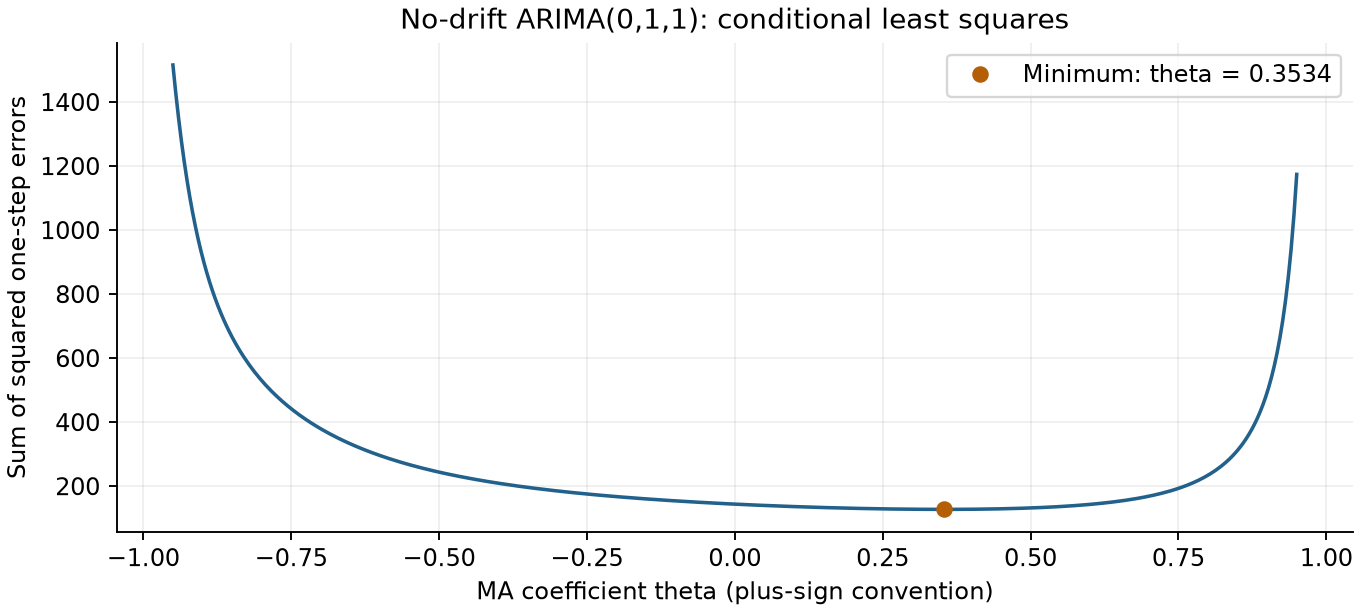

Here is the Python script that generated this plot:
import csv
import json
import numpy as np
from scipy.optimize import minimize_scalar
import matplotlib
matplotlib.use('Agg')
import matplotlib.pyplot as plt

with open('paper_towels.csv',newline='') as f:
    rows=list(csv.reader(f))
y=np.array([float(r[1]) for r in rows[1:]])
w=np.diff(y)
# Conditional least squares: condition on y_1 and set e_1 = 0.
# Plus-sign convention: w_t = e_t + theta * e_{t-1}.
def innovations(theta):
    previous=0.0
    errors=[]
    forecasts=[]
    for value in w:
        forecast=theta*previous
        error=value-forecast
        forecasts.append(forecast)
        errors.append(error)
        previous=error
    return np.array(errors),np.array(forecasts)
def objective(theta):
    errors,_=innovations(theta)
    return float(errors@errors)
fit=minimize_scalar(objective,bounds=(-.999,.999),method='bounded',options={'xatol':1e-13})
theta=float(fit.x)
e,f=innovations(theta)
checks=[]
for i in range(5):
    checks.append({'week':i+2,'previous_level':float(y[i]),'actual_level':float(y[i+1]),
                   'actual_change':float(w[i]),'previous_error':float(0 if i==0 else e[i-1]),
                   'forecast_change':float(f[i]),'forecast_level':float(y[i]+f[i]),
                   'error_actual_minus_forecast':float(e[i])})
results={'method':'conditional least squares; fixed y1, e1=0; -0.999 < theta < 0.999',
         'optimizer_success':bool(fit.success),'theta_hat_plus_convention':theta,
         'SSE':float(e@e),'number_errors':len(e),'in_sample_RMSE':float(np.sqrt(np.mean(e**2))),
         'SSE_theta_zero':objective(0),'first_updates':checks,
         'last_fitted_error':float(e[-1]),'forecast_week121_change':float(theta*e[-1]),
         'forecast_week121_level':float(y[-1]+theta*e[-1]),
         'forecast_week121_rolls':float(100000+10000*(y[-1]+theta*e[-1]))}
with open('paper_towels_fit_06_results.json','w') as out:
    json.dump(results,out,indent=2)
with open('paper_towels_fit_06_errors.csv','w',newline='') as out:
    writer=csv.writer(out)
    writer.writerow(['week','observed_change','fitted_one_step_change','fitted_error'])
    writer.writerows(zip(range(2,len(y)+1),w,f,e))
grid=np.linspace(-.95,.95,401)
fig,ax=plt.subplots(figsize=(8,3.6),constrained_layout=True)
ax.plot(grid,[objective(v) for v in grid],color='#21618c')
ax.plot(theta,objective(theta),'o',color='#b45f06',label=f'Minimum: theta = {theta:.4f}')
ax.set(xlabel='MA coefficient theta (plus-sign convention)',ylabel='Sum of squared one-step errors',title='No-drift ARIMA(0,1,1): conditional least squares')
ax.legend()
ax.grid(alpha=.2)
ax.spines[['top','right']].set_visible(False)
fig.savefig('paper_towels_fit_06.png',dpi=170)
print(json.dumps(results,indent=2))
